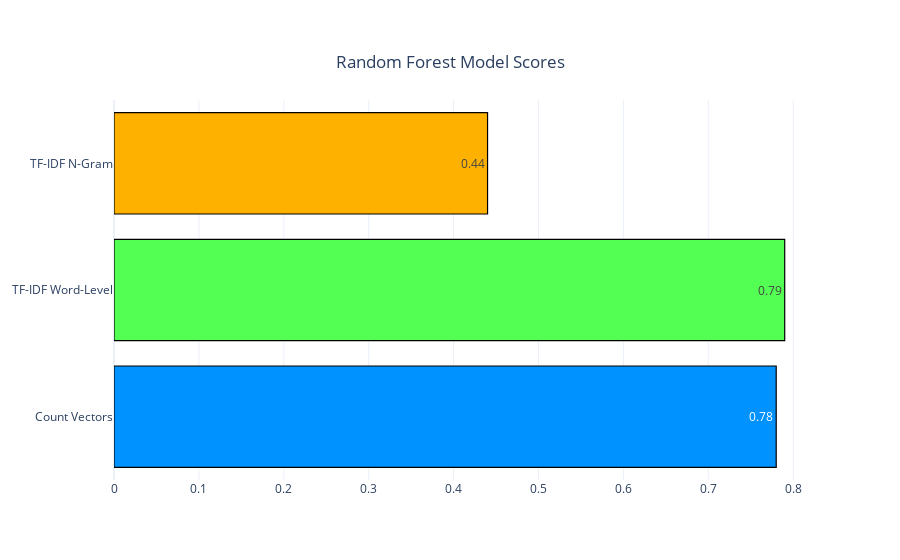

Notebook cell for this chart:
### Markdown cell above
> **Let's plot these scores.**

### Code cell
%%time
def score(method_list):
    scores = []
    for method in method_list:
        rf_model = RandomForestClassifier().fit(method, y)
        scores.append(cross_val_score(rf_model, method, y, cv=5, n_jobs=-1).mean())
        
    scores_df = pd.DataFrame({"Methods": ["Count Vectors", "TF-IDF Word-Level", "TF-IDF N-Gram"],
                             "Scores": scores})
    
    trace1 = go.Bar(
                    y = scores_df["Methods"],
                    x = scores_df["Scores"],
                    name = "Accuracy Plot",
                    text=[round(i,5) for i in scores_df['Scores']],
                    marker = dict(color = ['#0092FF','#54FF54','#FFB100'],
                                 line=dict(color='rgb(0,0,0)',width=1.2)),
        orientation='h', textposition = 'inside'
    )
    data = [trace1]
    layout = go.Layout(barmode = "group", 
                       title={'text': "Random Forest Model Scores" ,
                                 'y':0.9,
                                 'x':0.5,
                                 'xanchor': 'center',
                                 'yanchor': 'top'},
                          template='plotly_white')
    fig = go.Figure(data = data, layout = layout)
    pio.show(fig)
    
method_list = [X_count, X_tf_idf_word, X_tf_idf_ngram]
score(method_list)

### Figure 1 — Plotly figure (JSON) as saved in the notebook; plotly's stock layout.template omitted (floating-point values rounded to 4 significant figures)
{"data": [{"marker": {"color": ["#0092FF", "#54FF54", "#FFB100"], "line": {"color": "rgb(0, 0, 0)", "width": 1.2}}, "name": "Accuracy Plot", "orientation": "h", "text": ["0.78", "0.79", "0.44"], "textposition": "inside", "type": "bar", "x": [0.78, 0.79, 0.44], "y": ["Count Vectors", "TF-IDF Word-Level", "TF-IDF N-Gram"]}], "layout": {"autosize": true, "barmode": "group", "title": {"text": "Random Forest Model Scores", "x": 0.5, "xanchor": "center", "y": 0.9, "yanchor": "top"}, "xaxis": {"autorange": true, "range": [0, 0.8316], "type": "linear"}, "yaxis": {"autorange": true, "range": [-0.5, 2.5], "type": "category"}}}
